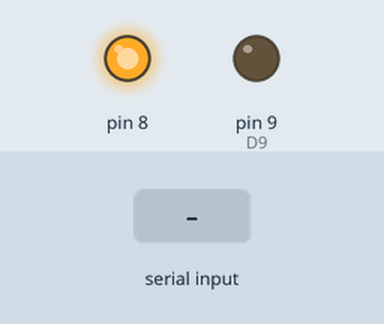
Recording of a sketch running on a simulated Arduino Nano, built with avr-gcc and run on an emulated ATmega328P. Shown: output pins drawn as LEDs (lit = HIGH). The inputs (shaded band) are chosen by the test bench. What the sketch prints to the serial monitor is not drawn.

Above: at 1.6 s.
1.7 s: "90,45\n" received over Serial
At 2.1 s:
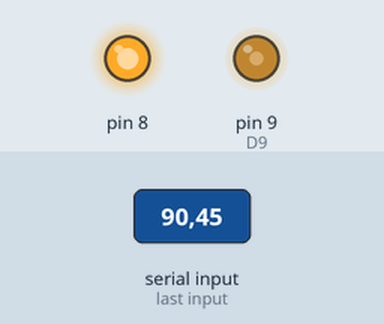
3.2 s: "5\n" received over Serial
At 4.3 s:
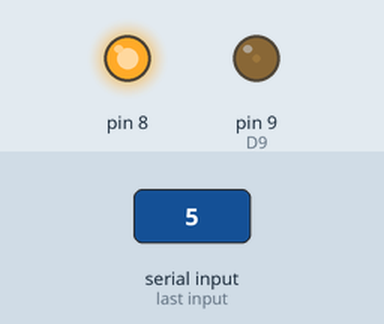
4.7 s: "90\n" received over Serial
At 5.5 s:
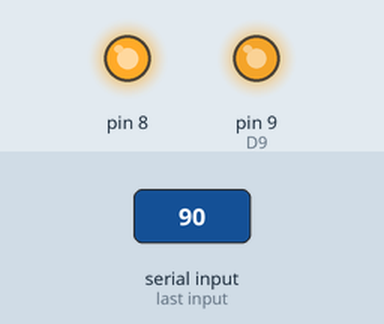
Timing chart, 0 to 7.7 s (numbered marks = the images above; inputs shaded):
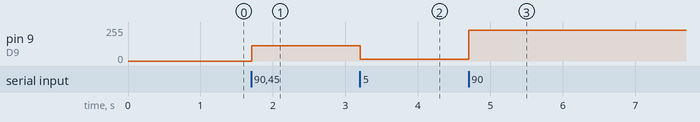

The sketch:

Buck_PWM_Nano_Test.ino
```cpp
// =====================================================================
// Buck_PWM_Nano_Test
//
// WHAT: A standalone, throwaway sketch for a stock Arduino Nano
//       (ATmega328P). Produces a PWM signal on pin D9 and lets you set
//       the duty cycle by typing a number (0-100) in the Serial
//       Monitor -- same idea as PWM_Giga_Test.ino and
//       Buck_PWM_Giga_Test.ino, just on completely different hardware.
//
// WHY THIS BOARD, RIGHT NOW: the project's Giga R1 WiFi got damaged and
//       a replacement is on order. This Nano is a stopgap -- it lets the
//       buck converter's basic PWM mechanism (gate-drive signal, duty
//       cycle control, the overall approach) get checked on the bench
//       while waiting for the Giga replacement, rather than everything
//       stopping until new hardware arrives.
//
// HONEST LIMITATION, STATED UP FRONT: this is NOT the same resolution as
//       the Giga-based firmware. The Nano's ATmega328P runs at 16MHz;
//       for a 100kHz switching frequency, that gives only 160 timer
//       ticks per period (16,000,000 / 100,000 = 160), so the finest
//       possible duty-cycle step is 1/160 = 0.625% -- about 15x coarser
//       than the Giga's ~0.042% (2400 steps). This is the exact same
//       math/limitation the original Mega 2560 would have hit before
//       the project moved to the Giga -- same AVR family, same timer
//       architecture. This sketch is for checking that the buck
//       converter mechanism works at all (signal present, duty cycle
//       responds to input, gate driver switches correctly) -- not a
//       substitute for the real resolution check, which still needs to
//       happen on the actual Giga once it's back.
//
// HOW:  Arduino's normal analogWrite() was not tried here at all --
//       it's already an established fact from this project's own
//       history that analogWrite() tops out around 490-980 Hz on AVR
//       boards, nowhere close to the ~100kHz target. Going straight to
//       direct AVR Timer1 register configuration, same reasoning as
//       going straight to STM32 HAL for the Giga instead of trying
//       Mbed's PwmOut again.
//
//       Pin D9 is ATmega328P's OC1A (Timer1, Compare Output A) --
//       Timer1 is the 16-bit timer, which matters here: an 8-bit timer
//       (Timer0, Timer2) can only count to 255, nowhere near enough for
//       a custom 160-tick period: ICR1 (Timer1's 16-bit "Input Capture"
//       register) is used as the counter's TOP value in Fast PWM Mode
//       14, giving a period of exactly whatever we set it to, not a
//       fixed 255 or 1023.
//
// SAFETY: No safety limits in this sketch. Keep the gate driver and GaN
//         switch disconnected while probing, same as the other PWM test
//         sketches.
// =====================================================================

#include <Arduino.h>

// ---------------------------------------------------------------------
// BLOCK 1: timer math
//
// WHAT: How many Timer1 ticks make up one 100kHz period at the Nano's
//       16MHz clock, with no prescaling.
// HOW:  16,000,000 Hz / 100,000 Hz = 160 ticks per period. Timer1 counts
//       0..TOP then wraps, so TOP = 160 - 1 = 159.
// WHY:  Unlike the Giga's TIM8 clock (which had to be MEASURED because
//       STM32 timers can get an unexpected 2x multiplier over their bus
//       clock), the Nano's 16MHz is the crystal frequency directly --
//       AVR timers don't have that multiplier quirk, so this number is
//       trustworthy from the datasheet, not something that needs a
//       breadcrumb measurement first.
// ---------------------------------------------------------------------
#define NANO_CLOCK_HZ       16000000UL
#define PWM_FREQUENCY_HZ    100000UL
#define PWM_PERIOD_TICKS    (NANO_CLOCK_HZ / PWM_FREQUENCY_HZ)   // 160 ticks per period
#define PWM_TOP_VALUE       (PWM_PERIOD_TICKS - 1)               // 159 -- Timer1 counts 0..TOP

// ---------------------------------------------------------------------
// BLOCK 2: configureTimer1Pwm() -- direct AVR register setup
//
// WHAT: Configures pin D9 (OC1A) for Fast PWM using Timer1, with ICR1
//       as the TOP value so the period is exactly 160 ticks (100kHz),
//       not a fixed power-of-two default.
// HOW:  This is "Fast PWM, Mode 14" in the ATmega328P datasheet's timer
//       mode table -- selected by setting WGM13:WGM10 = 1110 across the
//       TCCR1A and TCCR1B registers. COM1A1=1, COM1A0=0 sets
//       non-inverting mode on OC1A (pin high at the start of each
//       period, goes low when the counter reaches OCR1A -- so a bigger
//       OCR1A value means the pin stays high longer, same "bigger
//       compare value = more duty cycle" relationship as the Giga code).
//       CS10=1 alone (no other CS1x bits) selects no prescaling, using
//       the full 16MHz clock directly.
// WHY:  Direct register access is used instead of any Arduino timer
//       library, same reasoning as the Giga's direct HAL approach --
//       full control over the exact period and resolution, instead of
//       being limited to whatever analogWrite()'s fixed assumptions
//       allow.
// ---------------------------------------------------------------------
static void configureTimer1Pwm() {
  pinMode(9, OUTPUT);   // D9 = OC1A -- must be an output for the timer's PWM signal to actually reach the pin

  // --- Stop the timer and clear its control registers before configuring, so no leftover bits from Arduino's own init code interfere ---
  TCCR1A = 0;
  TCCR1B = 0;
  TCNT1  = 0;            // Reset the counter to 0

  ICR1 = PWM_TOP_VALUE;  // 159 -- this is what makes the period exactly 160 ticks instead of a fixed 255/1023

  // --- Fast PWM, Mode 14 (TOP = ICR1), non-inverting output on OC1A (D9) ---
  TCCR1A |= (1 << COM1A1);                 // Non-inverting mode: clear OC1A on compare match, set at BOTTOM
  TCCR1A |= (1 << WGM11);                  // WGM11 (part of Mode 14, see TCCR1B below for the rest)
  TCCR1B |= (1 << WGM13) | (1 << WGM12);   // WGM13+WGM12 complete Mode 14 (Fast PWM, TOP=ICR1)
  TCCR1B |= (1 << CS10);                   // No prescaling -- run Timer1 at the full 16MHz

  OCR1A = 0;   // Start at 0% duty -- safe default, same as every other PWM sketch in this project
}

static void setDuty(float dutyPercent) {
  if (dutyPercent < 0.0)   dutyPercent = 0.0;    // Clamp, same safety habit as the other PWM test sketches
  if (dutyPercent > 100.0) dutyPercent = 100.0;

  uint16_t compareValue = (uint16_t)(dutyPercent / 100.0 * PWM_PERIOD_TICKS);
  OCR1A = compareValue;   // Applying this directly to the hardware register takes effect on the next timer cycle
}

// ---------------------------------------------------------------------
// BLOCK 3: heartbeat -- same pattern as every other test sketch in this
// project, so a silent Serial Monitor is a clear "something's actually
// wrong" signal rather than just "nobody typed anything recently."
// ---------------------------------------------------------------------
static unsigned long lastHeartbeat = 0;
static float currentDuty = 0.0;

void setup() {
  Serial.begin(9600);
  while (!Serial) {
    // wait for the Serial Monitor to actually be listening, same reasoning as every other test sketch here
  }

  configureTimer1Pwm();

  // WHAT: D8 is a plain always-on reference pin, not PWM at all -- just
  //       a steady digital HIGH, set once and never changed.
  // WHY:  Same reasoning as pin 5 on PWM_Giga_Test.ino -- a second scope
  //       channel that never moves makes it much easier to confirm D9's
  //       duty cycle is actually changing correctly, by comparing "this
  //       one never moves" against "this one should move exactly as
  //       much as I typed."
  pinMode(8, OUTPUT);
  digitalWrite(8, HIGH);

  Serial.println(F("--- Buck_PWM_Nano_Test start ---"));
  Serial.println(F("Pin D8 is a fixed always-on reference (steady HIGH, not PWM) -- compare it on a second scope channel against D9."));
  Serial.println(F("Stopgap buck converter PWM check on Arduino Nano, while waiting for the Giga replacement."));
  Serial.print(F("Period: "));
  Serial.print(PWM_PERIOD_TICKS);
  Serial.println(F(" ticks (160) -- resolution is 1/160 = 0.625% per step, NOT the Giga's ~0.042%. This is a mechanism check, not the final resolution check."));
  Serial.println(F("Type a duty cycle 0-100 and press Enter. Pin D9 is the gate-drive output."));
}

void loop() {
  if (millis() - lastHeartbeat >= 1000) {
    lastHeartbeat = millis();
    Serial.print(F("heartbeat | duty: "));
    Serial.print(currentDuty);
    Serial.println(F(" %"));
  }

  if (Serial.available() > 0) {
    float requested = Serial.parseFloat();
    while (Serial.available() > 0) {
      Serial.read();   // discard any trailing characters, same pattern as the other PWM test sketches
    }

    if (requested < 0.0f)   requested = 0.0f;
    if (requested > 100.0f) requested = 100.0f;
    currentDuty = requested;

    setDuty(requested);

    Serial.print(F("Duty set to: "));
    Serial.print(requested);
    Serial.print(F(" % (OCR1A="));
    Serial.print(OCR1A);
    Serial.print(F("/"));
    Serial.print(PWM_TOP_VALUE);
    Serial.println(F(")"));
  }
}
```

Measured:
- after the input at 1.7 s, pin 9 (D9): 0/255 → 115/255 at once
- after the input at 3.2 s, pin 9 (D9): 115/255 → 13/255 at once
- after the input at 4.7 s, pin 9 (D9): 13/255 → 231/255 at once
